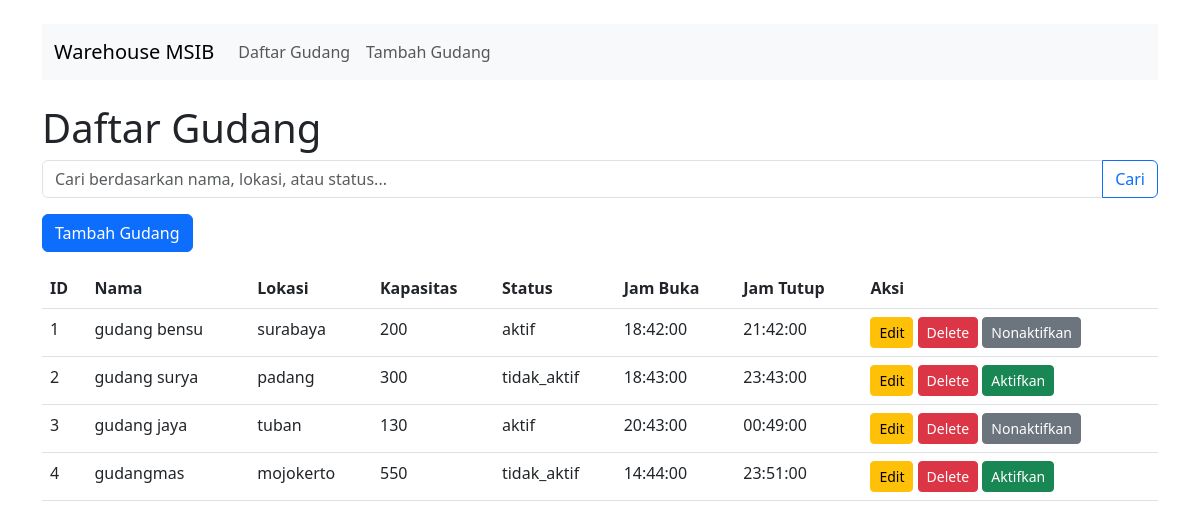
The page / on the database its author committed.
### tables this page shows
CREATE TABLE `gudang` (
  `id` int(11) NOT NULL,
  `name` varchar(255) NOT NULL,
  `location` varchar(255) NOT NULL,
  `capacity` int(11) NOT NULL,
  `status` enum('aktif','tidak_aktif') NOT NULL DEFAULT 'aktif',
  `opening_hour` time DEFAULT NULL,
  `closing_hour` time DEFAULT NULL
);

### gudang.php (called while the page is built, shortened)
<?php
class Gudang {
    private $conn;
    private $table_name = "gudang";
    public function __construct($db) {
        $this->conn = $db;
    }
    public function search($keyword) {
        $query = "SELECT id, name, location, capacity, status, opening_hour, closing_hour
                  FROM " . $this->table_name . "
                  WHERE name LIKE :keyword OR location LIKE :keyword";
        $stmt = $this->conn->prepare($query);
        $keyword = "%{$keyword}%";
        $stmt->bindParam(":keyword", $keyword);
        $stmt->execute();
        return $stmt;
    }
}
?>

### index.php (the view, shortened to what this page needs)
<?php
require_once 'gudang.php';
$database = new Database();
$db = $database->getConnection();
$gudang = new Gudang($db);
$search_query = isset($_GET['search']) ? $_GET['search'] : '';
$stmt = $gudang->search($search_query);
$num = $stmt->rowCount();
?>
<h1>Daftar Gudang</h1>
<form action="index.php" method="GET" class="mb-3">
    <div class="input-group">
        <input type="text" name="search" class="form-control" placeholder="Cari berdasarkan nama, lokasi, atau status..." value="<?php echo htmlspecialchars($search_query); ?>">
        <button class="btn btn-outline-primary" type="submit">Cari</button>
    </div>
</form>
<a href="create.php" class="btn btn-primary mb-3">Tambah Gudang</a>
<?php
if ($num > 0) {
    echo "<table class='table'>";
    echo "<thead><tr><th>ID</th><th>Nama</th><th>Lokasi</th><th>Kapasitas</th><th>Status</th><th>Jam Buka</th><th>Jam Tutup</th><th>Aksi</th></tr></thead>";
    echo "<tbody>";
    while ($row = $stmt->fetch(PDO::FETCH_ASSOC)) {
        extract($row);
        echo "<tr>";
        echo "<td>{$id}</td>";
        echo "<td>{$name}</td>";
        echo "<td>{$location}</td>";
        echo "<td>{$capacity}</td>";
        echo "<td>{$status}</td>";
        echo "<td>{$opening_hour}</td>";
        echo "<td>{$closing_hour}</td>";
        echo "<td>
                <a href='edit.php?id={$id}' class='btn btn-sm btn-warning'>Edit</a>
                <a href='delete.php?id={$id}' class='btn btn-sm btn-danger'>Delete</a>";
             if ($status === 'aktif') {
                    echo " <a href='status.php?id={$id}&action=deactivate' class='btn btn-sm btn-secondary'>Nonaktifkan</a>";
            } else {
                    echo " <a href='status.php?id={$id}&action=activate' class='btn btn-sm btn-success'>Aktifkan</a>";
            }
        echo "</td>";
        echo "</tr>";
    }
    echo "</tbody>";
    echo "</table>";
} else {
    echo "<p>Belum ada data gudang atau tidak ditemukan hasil pencarian.</p>";
}
$content = ob_get_clean();
include 'layout.php';
?>

### layout.php (shortened to what this page needs)
<!DOCTYPE html>
<html lang="en">
<head>
    <link href="https://cdn.jsdelivr.net/npm/bootstrap@5.3.0-alpha1/dist/css/bootstrap.min.css" rel="stylesheet">
</head>
<body>
    <div class="container mt-4">
        <nav class="navbar navbar-expand-lg navbar-light bg-light mb-4">
            <div class="container-fluid">
                <a class="navbar-brand" href="#">Warehouse MSIB</a>
                <div class="collapse navbar-collapse" id="navbarNav">
                    <ul class="navbar-nav">
                        <li class="nav-item">
                            <a class="nav-link" href="index.php">Daftar Gudang</a>
                        </li>
                        <li class="nav-item">
                            <a class="nav-link" href="create.php">Tambah Gudang</a>
                        </li>
                    </ul>
                </div>
            </div>
        </nav>
        <div class="content">
            <?= $content ?? '<p>Konten tidak tersedia.</p>' ?>
        </div>
    </div>
</body>
</html>

### rows shown on the page
gudang: id "1", name "gudang bensu", location "surabaya", capacity "200", status "aktif", opening_hour "18:42:00", closing_hour "21:42:00"
gudang: id "2", name "gudang surya", location "padang", capacity "300", status "tidak_aktif", opening_hour "18:43:00", closing_hour "23:43:00"
gudang: id "3", name "gudang jaya", location "tuban", capacity "130", status "aktif", opening_hour "20:43:00", closing_hour "00:49:00"
gudang: id "4", name "gudangmas", location "mojokerto", capacity "550", status "tidak_aktif", opening_hour "14:44:00", closing_hour "23:51:00"
